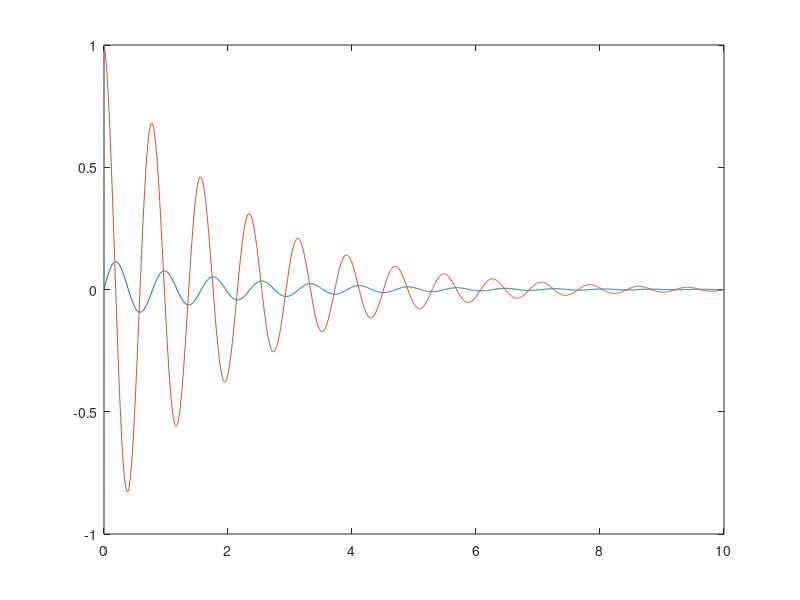

Source code (MATLAB):
%impulse response
clc
clear
A=[0 1; -64.25 -1];
x0=[0;1];
t=0:0.01:10;
N=length(t);
xs=[];
for k=1:N
    x=expm(A*t(k))*x0;
    xs=[xs x];
end
plot(t,xs)
